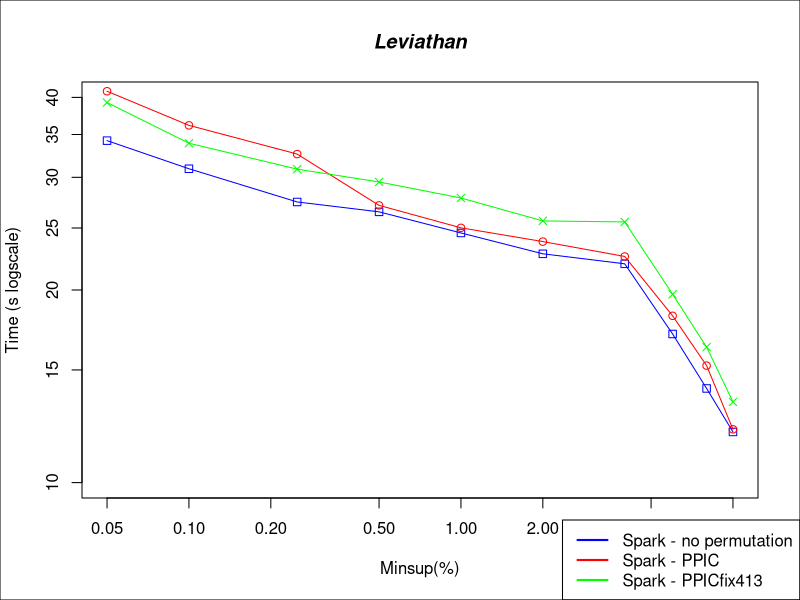

Write the R code that produced this figure.


#DATA
x <- c(0.0005, 0.001, 0.0025, 0.005, 0.01, 0.02, 0.04, 0.06, 0.08, 0.1)*100

sparkNP <- c(34236, 30941, 27455, 26496, 24558, 22782, 21977, 17071, 14033, 11999)/1000
sparkPPIC <- c(40896, 36172, 32619, 27119, 25014, 23807, 22564, 18225, 15235, 12114)/1000
sparkPPICFix <- c(39270, 33916, 30895, 29503, 27848, 25643, 25553, 19696, 16285, 13368)/1000

#PLOT
plot(x,sparkNP, log = "xy", type="o", pch=0, xlab="Minsup(%)", ylab="Time (s logscale)", col="blue", ylim=c(10, 40))
lines(x,sparkPPIC, col="red", type="o", pch=1)
lines(x,sparkPPICFix, col="green", type="o", pch=4)

title(main="Leviathan", font.main=4)

par(fig = c(0, 1, 0, 1), oma = c(0, 0, 0, 0), mar = c(0, 0, 0, 0), new = TRUE)
plot(0, 0, type = "n", bty = "n", xaxt = "n", yaxt = "n")

#Pretty up
legend("bottomright", legend=c("Spark - no permutation", "Spark - PPIC", "Spark - PPICfix413"), lty=c(1,1),lwd=c(2,2), col=c("blue","red", "green"))
box()
